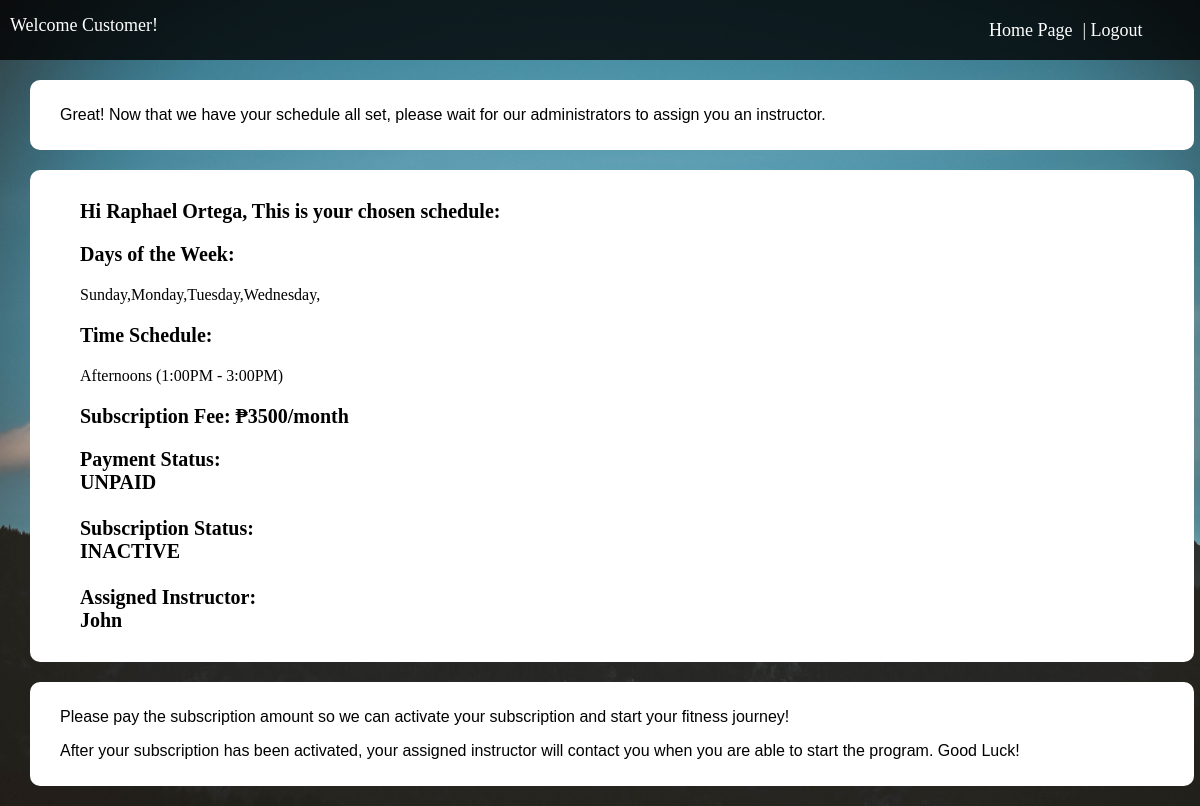
The app's page /tracking.php (signed in) with its own data.
### tables this page shows
CREATE TABLE `users` (
  `id` int(100) NOT NULL,
  `email` varchar(200) NOT NULL,
  `name` varchar(100) NOT NULL,
  `username` varchar(200) NOT NULL,
  `contact` varchar(20) NOT NULL,
  `password` varchar(200) NOT NULL,
  `role` varchar(100) NOT NULL DEFAULT 'customer',
  `payment` varchar(100) NOT NULL DEFAULT 'unpaid',
  `status` varchar(100) NOT NULL DEFAULT 'inactive'
);

CREATE TABLE `schedule` (
  `schedID` int(100) NOT NULL,
  `contact` varchar(20) NOT NULL,
  `instructor` varchar(100) NOT NULL DEFAULT 'Not Assigned',
  `day` varchar(100) NOT NULL,
  `time` varchar(100) NOT NULL DEFAULT 'morning',
  `name` varchar(100) NOT NULL
);

### tracking.php (the view, shortened to what this page needs)
<?php
include 'db/connection.php';
$uid = $_SESSION['user_id'];
$result = mysqli_query($con, "SELECT * FROM schedule WHERE schedID='$uid'");
if (mysqli_num_rows($result) == 1) {
?>
    <!DOCTYPE html>
    <html lang="en">
    <head>
        <link rel="stylesheet" href="css\tracking.css">
    </head>
    <body>
        <nav class="user-nav">
            <text class="nav-title">Welcome Customer!</text>
            <a class="nav-link" href="index.php">Home Page</a>
            <a class="nav-link" href="logout.php">| Logout</a>
        </nav>
        <div class="cont-great">
            <p>Great! Now that we have your schedule all set, please wait for our administrators to assign you an instructor.</p>
        </div>
        <div class="cont-details">
            <?php
            $uid = $_SESSION['user_id'];
            $result = mysqli_query($con, "SELECT * FROM users WHERE id='$uid'");
            while ($row = mysqli_fetch_array($result)) {
                $name = $row['name'];
                $payment = $row['payment'];
                $status = $row['status'];
            }
            $res = mysqli_query($con, "SELECT * FROM schedule WHERE schedID='$uid'");
            while ($row = mysqli_fetch_array($res)) {
                $day = $row['day'];
                $time = $row['time'];
                $instructor =  $row['instructor'];
            }
            if ($time == "Morning") {
                $ToD = "Mornings (7:00AM - 10:00AM)";
            } else if ($time == "Afternoon") {
                $ToD = "Afternoons (1:00PM - 3:00PM)";
            } else if ($time == "Evening") {
                $ToD = "Evenings (6:00PM - 9:00PM)";
            }
            echo "<div class='Title'>";
            echo "Hi " . $name . ", This is your chosen schedule: ";
            echo "</div>";
            echo "<div class='Title'>";
            echo "Days of the Week:";
            echo "</div>";
            echo "<div class='Desc'>";
            echo $day;
            echo "</div>";
            echo "<div class='Title'>";
            echo "Time Schedule:";
            echo "</div>";
            echo "<div class='Desc'>";
            echo $ToD;
            echo "</div>";
            echo "<div class='Title'>";
            echo "Subscription Fee: ₱3500/month";
            echo "</div>";
            echo "<div class='Title'>";
            echo "Payment Status: <br> " . strtoupper($payment) . "<br><br>";
            echo "Subscription Status: <br> " . strtoupper($status) . "<br><br>";
            echo "Assigned Instructor: <br> " . $instructor . "<br>";
            echo "</div>";
            ?>
        </div>
        <div class="cont-pay">
            <p>Please pay the subscription amount so we can activate your subscription and start your fitness journey!</p>
            <p>After your subscription has been activated, your assigned instructor will contact you when you are able to start the program. Good Luck!</p>
        </div>
    </body>
<?php
} else {
    header("location:index.php");
    echo "You do not have a subsciption";
}
?>
    </html>

### css/tracking.css (style rules this page uses)
body { display: block; align-items: center; justify-content: center; margin: 0px; height: 100%; background-image: url("../images/customer-background.jpg"); background-repeat: no-repeat; background-size: cover; }
.cont-great { margin: 20px 30px; padding: 10px 30px; border-radius: 10px; background: white; height: 100%; width: 92%; font-family: Tahoma, sans-serif; }
.cont-pay { margin: 20px 30px; padding: 10px 30px; border-radius: 10px; background: white; height: 100%; width: 92%; font-family: Tahoma, sans-serif; }
.cont-details { margin: 20px 30px; padding: 10px 30px; border-radius: 10px; background: white; height: 100%; width: 92%; }
.user-nav { display: flex; background-color:rgba(0, 0, 0, 0.8); padding: 10px; font-size: large; font-family: "Urbanist"; text-decoration: none; color: black; }
.nav-title { margin-right: 70%; display: block; height: 30px; line-height: 30px; color: white; }
a { display: block; height: 30px; color: white; line-height: 30px; border: none; text-align: center; text-decoration: none; margin: 5px; }
.Title { font-size: 20px; margin: 20px; color: black; font-weight: bold; }
.Desc { font-size: 16px; margin: 20px; color: black; }

### records on screen
users: name "Raphael Ortega", payment "UNPAID", status "INACTIVE"
schedule: day "Sunday,Monday,Tuesday,Wednesday,", time "Afternoons (1:00PM - 3:00PM)", instructor "John"
